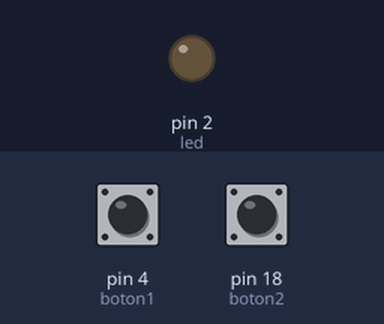
A program run on a simulated MicroPython board. On the bench: output pins drawn as LEDs (lit = HIGH). Inputs (shaded band) come from the test bench; at power-on: pin 4 (boton1) HIGH, pin 18 (boton2) HIGH.

Above: at 1.2 s.
1.3 s: pin 4 (boton1) pulled LOW for 0.15 s
At 2.5 s:
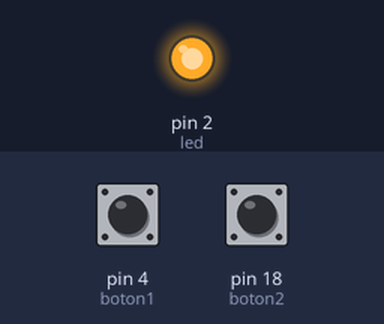
2.9 s: pin 4 (boton1) pulled LOW for 1 s
At 3.7 s:
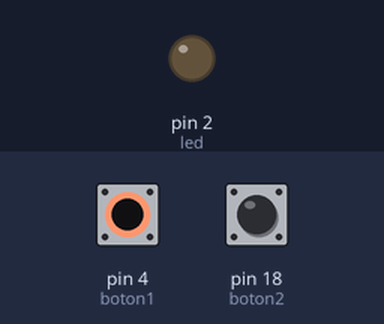
5.4 s: pin 4 (boton1) pulled LOW for 3.2 s
At 6.8 s:
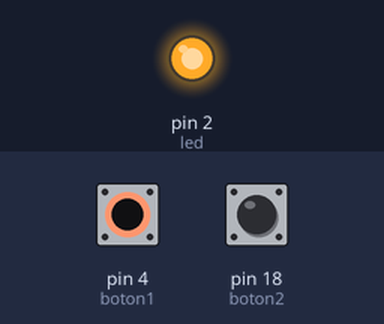
Timing chart, 0 to 8.4 s (numbered marks = the images above; inputs shaded):
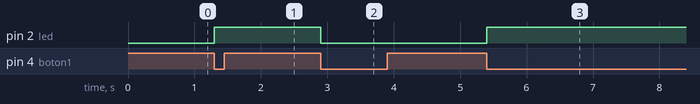

The program:

interrupcion_externa_multiple.py
```python
import machine, time
from machine import Pin

#Pines de salida
led = Pin(2, Pin.OUT, value=0)

#Pines de entrada con PULL_UP
boton1 = Pin(4, Pin.IN, Pin.PULL_UP)
boton2 = Pin(18, Pin.IN, Pin.PULL_UP)

#Funcion de interrupcion
def interrupcion(pin):
    led(not led()) #Toggle
    time.sleep_ms(100) #Delay 100ms

#Declaracion de la interrupcion
#Handler especifica la funcion a ejecutar
#Trigger especifica el modo de activacion
boton1.irq(handler=interrupcion, trigger=Pin.IRQ_FALLING)
boton2.irq(handler=interrupcion, trigger=Pin.IRQ_FALLING)

#Main
while True:
    pass
```

Measured:
- after the input at 1.3 s, pin 2 (led): LOW → HIGH at once
- after the input at 2.9 s, pin 2 (led): HIGH → LOW at once
- after the input at 5.4 s, pin 2 (led): LOW → HIGH at once
